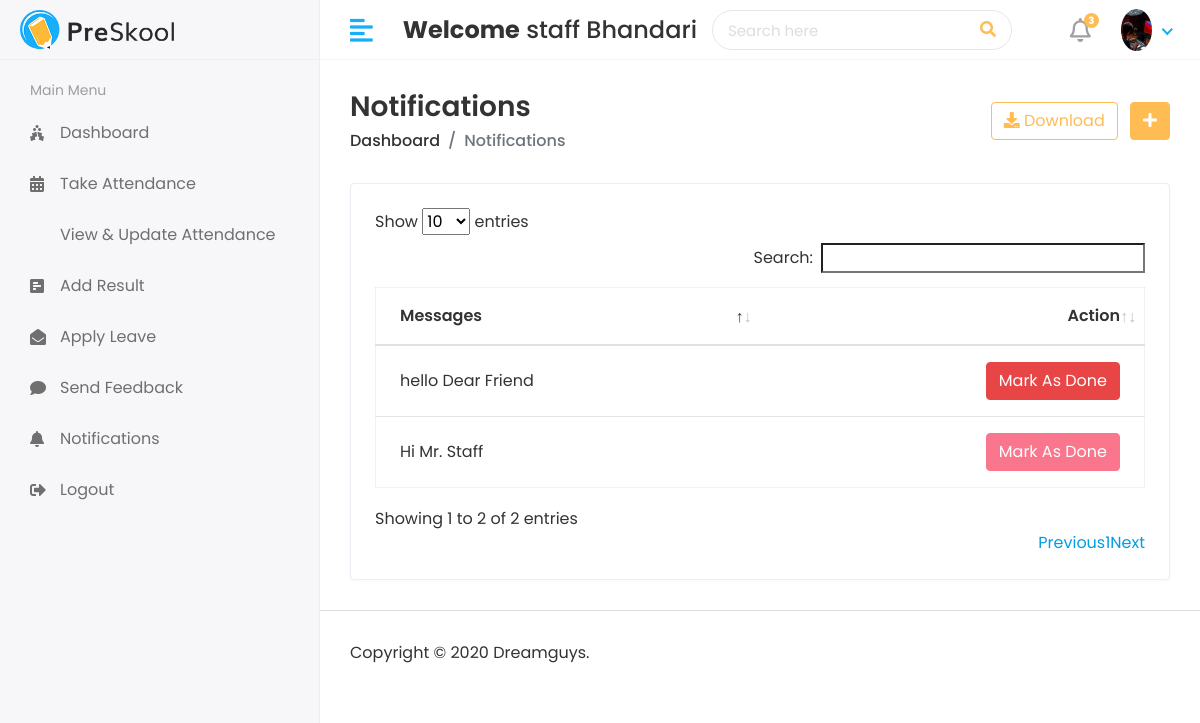
Page /staff/notification/ (signed in) on the earlier database version.
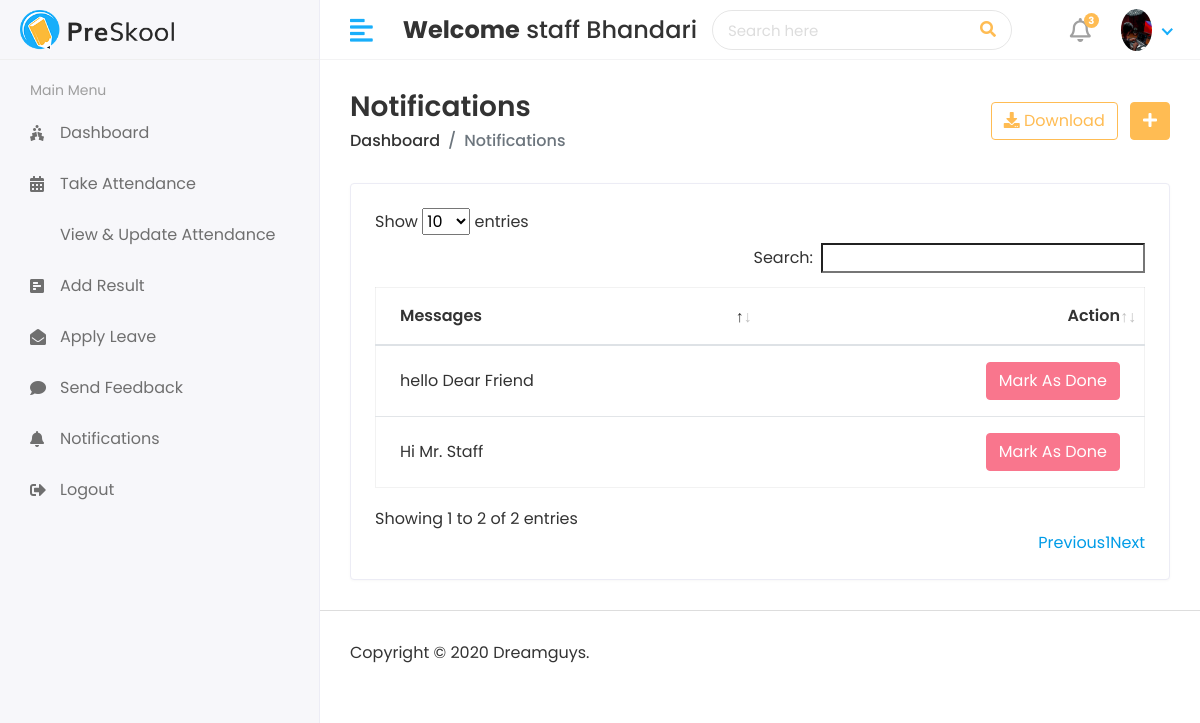
Same page on the later database version.
### app_attendance_system/models.py (models this page shows, shortened)
class Staff_Notification(models.Model):
    staff_id= models.ForeignKey(Staff,on_delete=models.CASCADE)
    message=models.TextField()
    created_at= models.DateTimeField(auto_now_add=True)
    status=models.IntegerField(null=True,default=0)

### app_attendance_system/views.py (the view)
# urls.py: path('staff/notification/', views.StaffNotification,name='staff-notification'),
def StaffNotification(request):
    staff= Staff.objects.filter(admin =request.user.id )
    for i in staff:
        staff_id=i.id
        notification=Staff_Notification.objects.filter(staff_id=staff_id)
        context= {'notification':notification}
    return render(request, 'staff/staff_notification.html', context)

### templates/staff/staff_notification.html (shortened to what this page needs)
{% extends "layouts/master.html" %}
{% load static %}
{%block content %}
<div class="content container-fluid">
    <div class="page-header">
       <div class="row align-items-center">
          <div class="col">
             <h3 class="page-title">Notifications</h3>
             <ul class="breadcrumb">
                <li class="breadcrumb-item"><a href="index.html">Dashboard</a></li>
                <li class="breadcrumb-item active">Notifications</li>
             </ul>
          </div>
          <div class="col-auto text-right float-right ml-auto">
             <a href="#" class="btn btn-outline-primary mr-2"><i class="fas fa-download"></i> Download</a>
             <a href="add-student.html" class="btn btn-primary"><i class="fas fa-plus"></i></a>
          </div>
       </div>
    </div>
    <div class="row">
       <div class="col-sm-12">
          <div class="card card-table">
             <div class="card-body">
                <div class="table-responsive">
                   <table class="table table-hover table-center mb-0 " id="table_id">
                      <thead>
                         <tr>
                            <th>Messages</th>
                            <th class="text-right">Action</th>
                         </tr>
                      </thead>
                      <tbody>
                        {% for i in notification %}
                         <tr>
                            <td>{{ i.message }}</td>
                            <td class="text-right">
                               <div class="actions">
                                {% if i.status == 0 %}
                                <a href= "{% url 'mark-as-done' status=i.id %}" class="btn btn-danger">Mark As Done</a>
                                {% else %}
                                <button type="button" class="btn btn-danger" disabled="disabled">Mark As Done</button>
                                {% endif %}
                               </div>
                            </td>
                         </tr>
                         {% endfor %}
                      </tbody>
                   </table>
                </div>
             </div>
          </div>
       </div>
    </div>
 </div>
{% endblock %}

Differences in the rows shown:
changed Staff_Notification "hello Dear Friend": status 0 → 1 (drawn)
